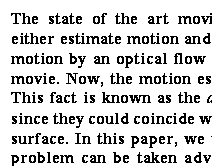
#> input picture ComputerGraphic/Task 2/text.bmp, 212 x 166 px
$ python text.py
#> lines starting #> are read from the running program, lines starting #| are printed output that depends on the picture; after the words box and inside, x2 and y2 are one past the last pixel; in counts of white or black regions, pixels touching at a corner belong together
import cv2

start   = cv2.imread("text.bmp")
#> start is the input picture: shape (166, 212, 3); values 25 (black) and 229 (white), 82.9% white; black in thin lines or dots, all inside (x1, y1, x2, y2) = (11, 13, 212, 166)
gauss   = cv2.GaussianBlur(start, (3, 3), 0)
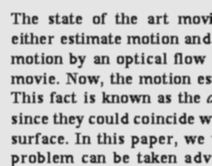
#> gauss: shape (166, 212, 3); min 25, max 229, mean 194.2
laplace = cv2.Laplacian(gauss, 3, 0, 5, 100)
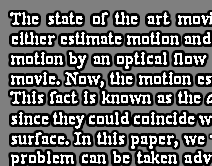
#> laplace: shape (166, 212, 3) int16; min -32768, max 32767, mean -6826.1; drawn with min black and max white
result  = cv2.convertScaleAbs(laplace)
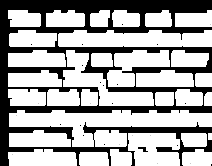
#> result: shape (166, 212, 3); min 0, max 255, mean 168.6

cv2.imwrite("result.bmp", result)
